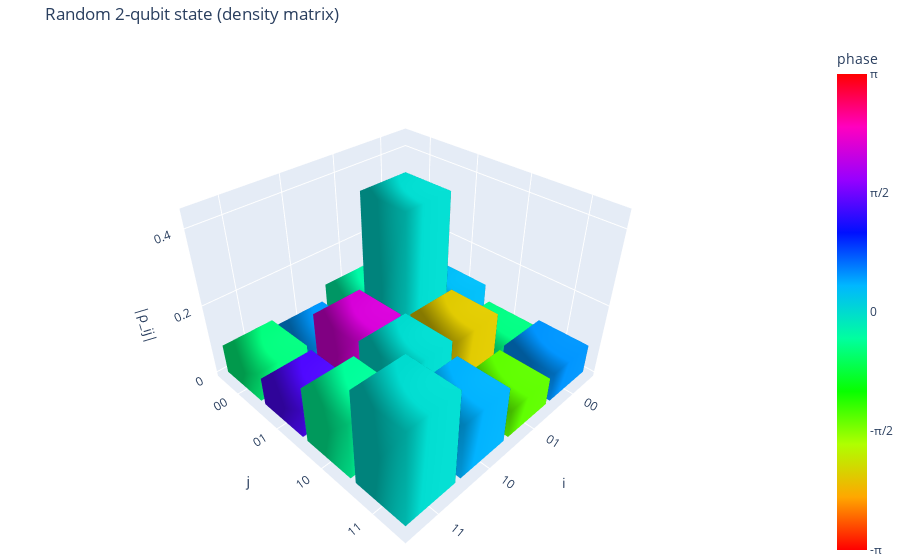

Notebook code cell kept with this figure:
### Code cell
# Demonstration: random 2-qubit density matrix
dim = 4
A = np.random.randn(dim, dim) + 1j * np.random.randn(dim, dim)
rho = A @ A.conj().T
rho = rho / np.trace(rho)  # normalize

labels = ["00", "01", "10", "11"]
plot_density_matrix_histogram(rho, basis_labels=labels, title="Random 2-qubit state (density matrix)")

### Figure 1 — Plotly figure (JSON) as saved in the notebook; plotly's stock layout.template omitted (floating-point values rounded to 4 significant figures)
{"data": [{"cmax": 3.142, "cmin": -3.142, "colorbar": {"ticktext": ["-π", "-π/2", "0", "π/2", "π"], "tickvals": [-3.142, -1.571, 0, 1.571, 3.142], "title": {"text": "phase "}}, "colorscale": [[0, "#ff0000"], [0.1111, "#ffa700"], [0.2222, "#afff00"], [0.3333, "#08ff00"], [0.4444, "#00ff9f"], [0.5556, "#00b7ff"], [0.6667, "#0010ff"], [0.7778, "#9700ff"], [0.8889, "#ff00bf"], [1, "#ff0000"]], "flatshading": false, "hovertemplate": "i=0, j=0<br>|ρ_ij|=0.122<br>arg(ρ_ij)=0<extra></extra>", "i": [0, 0, 4, 4, 0, 0, 1, 1, 2, 2, 3, 3], "intensity": [0, 0, 0, 0, 0, 0, 0, 0], "j": [1, 2, 5, 6, 1, 5, 2, 6, 3, 7, 0, 4], "k": [2, 3, 6, 7, 5, 4, 6, 5, 7, 6, 4, 7], "lighting": {"ambient": 0.6, "diffuse": 0.7}, "opacity": 1, "showscale": true, "type": "mesh3d", "x": [-0.45, 0.45, 0.45, -0.45, -0.45, 0.45, 0.45, -0.45], "y": [-0.45, -0.45, 0.45, 0.45, -0.45, -0.45, 0.45, 0.45], "z": [0, 0, 0, 0, 0.1217, 0.1217, 0.1217, 0.1217]}, {"cmax": 3.142, "cmin": -3.142, "colorscale": [[0, "#ff0000"], [0.1111, "#ffa700"], [0.2222, "#afff00"], [0.3333, "#08ff00"], [0.4444, "#00ff9f"], [0.5556, "#00b7ff"], [0.6667, "#0010ff"], [0.7778, "#9700ff"], [0.8889, "#ff00bf"], [1, "#ff0000"]], "flatshading": false, "hovertemplate": "i=0, j=1<br>|ρ_ij|=0.108<br>arg(ρ_ij)=1/11π<extra></extra>", "i": [0, 0, 4, 4, 0, 0, 1, 1, 2, 2, 3, 3], "intensity": [0.2972, 0.2972, 0.2972, 0.2972, 0.2972, 0.2972, 0.2972, 0.2972], "j": [1, 2, 5, 6, 1, 5, 2, 6, 3, 7, 0, 4], "k": [2, 3, 6, 7, 5, 4, 6, 5, 7, 6, 4, 7], "lighting": {"ambient": 0.6, "diffuse": 0.7}, "opacity": 1, "showscale": false, "type": "mesh3d", "x": [-0.45, 0.45, 0.45, -0.45, -0.45, 0.45, 0.45, -0.45], "y": [0.55, 0.55, 1.45, 1.45, 0.55, 0.55, 1.45, 1.45], "z": [0, 0, 0, 0, 0.1077, 0.1077, 0.1077, 0.1077]}, {"cmax": 3.142, "cmin": -3.142, "colorscale": [[0, "#ff0000"], [0.1111, "#ffa700"], [0.2222, "#afff00"], [0.3333, "#08ff00"], [0.4444, "#00ff9f"], [0.5556, "#00b7ff"], [0.6667, "#0010ff"], [0.7778, "#9700ff"], [0.8889, "#ff00bf"], [1, "#ff0000"]], "flatshading": false, "hovertemplate": "i=0, j=2<br>|ρ_ij|=0.061<br>arg(ρ_ij)=-2/13π<extra></extra>", "i": [0, 0, 4, 4, 0, 0, 1, 1, 2, 2, 3, 3], "intensity": [-0.4818, -0.4818, -0.4818, -0.4818, -0.4818, -0.4818, -0.4818, -0.4818], "j": [1, 2, 5, 6, 1, 5, 2, 6, 3, 7, 0, 4], "k": [2, 3, 6, 7, 5, 4, 6, 5, 7, 6, 4, 7], "lighting": {"ambient": 0.6, "diffuse": 0.7}, "opacity": 1, "showscale": false, "type": "mesh3d", "x": [-0.45, 0.45, 0.45, -0.45, -0.45, 0.45, 0.45, -0.45], "y": [1.55, 1.55, 2.45, 2.45, 1.55, 1.55, 2.45, 2.45], "z": [0, 0, 0, 0, 0.06098, 0.06098, 0.06098, 0.06098]}, {"cmax": 3.142, "cmin": -3.142, "colorscale": [[0, "#ff0000"], [0.1111, "#ffa700"], [0.2222, "#afff00"], [0.3333, "#08ff00"], [0.4444, "#00ff9f"], [0.5556, "#00b7ff"], [0.6667, "#0010ff"], [0.7778, "#9700ff"], [0.8889, "#ff00bf"], [1, "#ff0000"]], "flatshading": false, "hovertemplate": "i=0, j=3<br>|ρ_ij|=0.083<br>arg(ρ_ij)=2/13π<extra></extra>", "i": [0, 0, 4, 4, 0, 0, 1, 1, 2, 2, 3, 3], "intensity": [0.4982, 0.4982, 0.4982, 0.4982, 0.4982, 0.4982, 0.4982, 0.4982], "j": [1, 2, 5, 6, 1, 5, 2, 6, 3, 7, 0, 4], "k": [2, 3, 6, 7, 5, 4, 6, 5, 7, 6, 4, 7], "lighting": {"ambient": 0.6, "diffuse": 0.7}, "opacity": 1, "showscale": false, "type": "mesh3d", "x": [-0.45, 0.45, 0.45, -0.45, -0.45, 0.45, 0.45, -0.45], "y": [2.55, 2.55, 3.45, 3.45, 2.55, 2.55, 3.45, 3.45], "z": [0, 0, 0, 0, 0.08287, 0.08287, 0.08287, 0.08287]}, {"cmax": 3.142, "cmin": -3.142, "colorscale": [[0, "#ff0000"], [0.1111, "#ffa700"], [0.2222, "#afff00"], [0.3333, "#08ff00"], [0.4444, "#00ff9f"], [0.5556, "#00b7ff"], [0.6667, "#0010ff"], [0.7778, "#9700ff"], [0.8889, "#ff00bf"], [1, "#ff0000"]], "flatshading": false, "hovertemplate": "i=1, j=0<br>|ρ_ij|=0.108<br>arg(ρ_ij)=-1/11π<extra></extra>", "i": [0, 0, 4, 4, 0, 0, 1, 1, 2, 2, 3, 3], "intensity": [-0.2972, -0.2972, -0.2972, -0.2972, -0.2972, -0.2972, -0.2972, -0.2972], "j": [1, 2, 5, 6, 1, 5, 2, 6, 3, 7, 0, 4], "k": [2, 3, 6, 7, 5, 4, 6, 5, 7, 6, 4, 7], "lighting": {"ambient": 0.6, "diffuse": 0.7}, "opacity": 1, "showscale": false, "type": "mesh3d", "x": [0.55, 1.45, 1.45, 0.55, 0.55, 1.45, 1.45, 0.55], "y": [-0.45, -0.45, 0.45, 0.45, -0.45, -0.45, 0.45, 0.45], "z": [0, 0, 0, 0, 0.1077, 0.1077, 0.1077, 0.1077]}, {"cmax": 3.142, "cmin": -3.142, "colorscale": [[0, "#ff0000"], [0.1111, "#ffa700"], [0.2222, "#afff00"], [0.3333, "#08ff00"], [0.4444, "#00ff9f"], [0.5556, "#00b7ff"], [0.6667, "#0010ff"], [0.7778, "#9700ff"], [0.8889, "#ff00bf"], [1, "#ff0000"]], "flatshading": false, "hovertemplate": "i=1, j=1<br>|ρ_ij|=0.434<br>arg(ρ_ij)=0<extra></extra>", "i": [0, 0, 4, 4, 0, 0, 1, 1, 2, 2, 3, 3], "intensity": [0, 0, 0, 0, 0, 0, 0, 0], "j": [1, 2, 5, 6, 1, 5, 2, 6, 3, 7, 0, 4], "k": [2, 3, 6, 7, 5, 4, 6, 5, 7, 6, 4, 7], "lighting": {"ambient": 0.6, "diffuse": 0.7}, "opacity": 1, "showscale": false, "type": "mesh3d", "x": [0.55, 1.45, 1.45, 0.55, 0.55, 1.45, 1.45, 0.55], "y": [0.55, 0.55, 1.45, 1.45, 0.55, 0.55, 1.45, 1.45], "z": [0, 0, 0, 0, 0.4337, 0.4337, 0.4337, 0.4337]}, {"cmax": 3.142, "cmin": -3.142, "colorscale": [[0, "#ff0000"], [0.1111, "#ffa700"], [0.2222, "#afff00"], [0.3333, "#08ff00"], [0.4444, "#00ff9f"], [0.5556, "#00b7ff"], [0.6667, "#0010ff"], [0.7778, "#9700ff"], [0.8889, "#ff00bf"], [1, "#ff0000"]], "flatshading": false, "hovertemplate": "i=1, j=2<br>|ρ_ij|=0.176<br>arg(ρ_ij)=-11/16π<extra></extra>", "i": [0, 0, 4, 4, 0, 0, 1, 1, 2, 2, 3, 3], "intensity": [-2.161, -2.161, -2.161, -2.161, -2.161, -2.161, -2.161, -2.161], "j": [1, 2, 5, 6, 1, 5, 2, 6, 3, 7, 0, 4], "k": [2, 3, 6, 7, 5, 4, 6, 5, 7, 6, 4, 7], "lighting": {"ambient": 0.6, "diffuse": 0.7}, "opacity": 1, "showscale": false, "type": "mesh3d", "x": [0.55, 1.45, 1.45, 0.55, 0.55, 1.45, 1.45, 0.55], "y": [1.55, 1.55, 2.45, 2.45, 1.55, 1.55, 2.45, 2.45], "z": [0, 0, 0, 0, 0.1765, 0.1765, 0.1765, 0.1765]}, {"cmax": 3.142, "cmin": -3.142, "colorscale": [[0, "#ff0000"], [0.1111, "#ffa700"], [0.2222, "#afff00"], [0.3333, "#08ff00"], [0.4444, "#00ff9f"], [0.5556, "#00b7ff"], [0.6667, "#0010ff"], [0.7778, "#9700ff"], [0.8889, "#ff00bf"], [1, "#ff0000"]], "flatshading": false, "hovertemplate": "i=1, j=3<br>|ρ_ij|=0.079<br>arg(ρ_ij)=-4/9π<extra></extra>", "i": [0, 0, 4, 4, 0, 0, 1, 1, 2, 2, 3, 3], "intensity": [-1.4, -1.4, -1.4, -1.4, -1.4, -1.4, -1.4, -1.4], "j": [1, 2, 5, 6, 1, 5, 2, 6, 3, 7, 0, 4], "k": [2, 3, 6, 7, 5, 4, 6, 5, 7, 6, 4, 7], "lighting": {"ambient": 0.6, "diffuse": 0.7}, "opacity": 1, "showscale": false, "type": "mesh3d", "x": [0.55, 1.45, 1.45, 0.55, 0.55, 1.45, 1.45, 0.55], "y": [2.55, 2.55, 3.45, 3.45, 2.55, 2.55, 3.45, 3.45], "z": [0, 0, 0, 0, 0.07912, 0.07912, 0.07912, 0.07912]}, {"cmax": 3.142, "cmin": -3.142, "colorscale": [[0, "#ff0000"], [0.1111, "#ffa700"], [0.2222, "#afff00"], [0.3333, "#08ff00"], [0.4444, "#00ff9f"], [0.5556, "#00b7ff"], [0.6667, "#0010ff"], [0.7778, "#9700ff"], [0.8889, "#ff00bf"], [1, "#ff0000"]], "flatshading": false, "hovertemplate": "i=2, j=0<br>|ρ_ij|=0.061<br>arg(ρ_ij)=2/13π<extra></extra>", "i": [0, 0, 4, 4, 0, 0, 1, 1, 2, 2, 3, 3], "intensity": [0.4818, 0.4818, 0.4818, 0.4818, 0.4818, 0.4818, 0.4818, 0.4818], "j": [1, 2, 5, 6, 1, 5, 2, 6, 3, 7, 0, 4], "k": [2, 3, 6, 7, 5, 4, 6, 5, 7, 6, 4, 7], "lighting": {"ambient": 0.6, "diffuse": 0.7}, "opacity": 1, "showscale": false, "type": "mesh3d", "x": [1.55, 2.45, 2.45, 1.55, 1.55, 2.45, 2.45, 1.55], "y": [-0.45, -0.45, 0.45, 0.45, -0.45, -0.45, 0.45, 0.45], "z": [0, 0, 0, 0, 0.06098, 0.06098, 0.06098, 0.06098]}, {"cmax": 3.142, "cmin": -3.142, "colorscale": [[0, "#ff0000"], [0.1111, "#ffa700"], [0.2222, "#afff00"], [0.3333, "#08ff00"], [0.4444, "#00ff9f"], [0.5556, "#00b7ff"], [0.6667, "#0010ff"], [0.7778, "#9700ff"], [0.8889, "#ff00bf"], [1, "#ff0000"]], "flatshading": false, "hovertemplate": "i=2, j=1<br>|ρ_ij|=0.176<br>arg(ρ_ij)=11/16π<extra></extra>", "i": [0, 0, 4, 4, 0, 0, 1, 1, 2, 2, 3, 3], "intensity": [2.161, 2.161, 2.161, 2.161, 2.161, 2.161, 2.161, 2.161], "j": [1, 2, 5, 6, 1, 5, 2, 6, 3, 7, 0, 4], "k": [2, 3, 6, 7, 5, 4, 6, 5, 7, 6, 4, 7], "lighting": {"ambient": 0.6, "diffuse": 0.7}, "opacity": 1, "showscale": false, "type": "mesh3d", "x": [1.55, 2.45, 2.45, 1.55, 1.55, 2.45, 2.45, 1.55], "y": [0.55, 0.55, 1.45, 1.45, 0.55, 0.55, 1.45, 1.45], "z": [0, 0, 0, 0, 0.1765, 0.1765, 0.1765, 0.1765]}, {"cmax": 3.142, "cmin": -3.142, "colorscale": [[0, "#ff0000"], [0.1111, "#ffa700"], [0.2222, "#afff00"], [0.3333, "#08ff00"], [0.4444, "#00ff9f"], [0.5556, "#00b7ff"], [0.6667, "#0010ff"], [0.7778, "#9700ff"], [0.8889, "#ff00bf"], [1, "#ff0000"]], "flatshading": false, "hovertemplate": "i=2, j=2<br>|ρ_ij|=0.188<br>arg(ρ_ij)=0<extra></extra>", "i": [0, 0, 4, 4, 0, 0, 1, 1, 2, 2, 3, 3], "intensity": [0, 0, 0, 0, 0, 0, 0, 0], "j": [1, 2, 5, 6, 1, 5, 2, 6, 3, 7, 0, 4], "k": [2, 3, 6, 7, 5, 4, 6, 5, 7, 6, 4, 7], "lighting": {"ambient": 0.6, "diffuse": 0.7}, "opacity": 1, "showscale": false, "type": "mesh3d", "x": [1.55, 2.45, 2.45, 1.55, 1.55, 2.45, 2.45, 1.55], "y": [1.55, 1.55, 2.45, 2.45, 1.55, 1.55, 2.45, 2.45], "z": [0, 0, 0, 0, 0.1877, 0.1877, 0.1877, 0.1877]}, {"cmax": 3.142, "cmin": -3.142, "colorscale": [[0, "#ff0000"], [0.1111, "#ffa700"], [0.2222, "#afff00"], [0.3333, "#08ff00"], [0.4444, "#00ff9f"], [0.5556, "#00b7ff"], [0.6667, "#0010ff"], [0.7778, "#9700ff"], [0.8889, "#ff00bf"], [1, "#ff0000"]], "flatshading": false, "hovertemplate": "i=2, j=3<br>|ρ_ij|=0.156<br>arg(ρ_ij)=1/8π<extra></extra>", "i": [0, 0, 4, 4, 0, 0, 1, 1, 2, 2, 3, 3], "intensity": [0.3783, 0.3783, 0.3783, 0.3783, 0.3783, 0.3783, 0.3783, 0.3783], "j": [1, 2, 5, 6, 1, 5, 2, 6, 3, 7, 0, 4], "k": [2, 3, 6, 7, 5, 4, 6, 5, 7, 6, 4, 7], "lighting": {"ambient": 0.6, "diffuse": 0.7}, "opacity": 1, "showscale": false, "type": "mesh3d", "x": [1.55, 2.45, 2.45, 1.55, 1.55, 2.45, 2.45, 1.55], "y": [2.55, 2.55, 3.45, 3.45, 2.55, 2.55, 3.45, 3.45], "z": [0, 0, 0, 0, 0.1555, 0.1555, 0.1555, 0.1555]}, {"cmax": 3.142, "cmin": -3.142, "colorscale": [[0, "#ff0000"], [0.1111, "#ffa700"], [0.2222, "#afff00"], [0.3333, "#08ff00"], [0.4444, "#00ff9f"], [0.5556, "#00b7ff"], [0.6667, "#0010ff"], [0.7778, "#9700ff"], [0.8889, "#ff00bf"], [1, "#ff0000"]], "flatshading": false, "hovertemplate": "i=3, j=0<br>|ρ_ij|=0.083<br>arg(ρ_ij)=-2/13π<extra></extra>", "i": [0, 0, 4, 4, 0, 0, 1, 1, 2, 2, 3, 3], "intensity": [-0.4982, -0.4982, -0.4982, -0.4982, -0.4982, -0.4982, -0.4982, -0.4982], "j": [1, 2, 5, 6, 1, 5, 2, 6, 3, 7, 0, 4], "k": [2, 3, 6, 7, 5, 4, 6, 5, 7, 6, 4, 7], "lighting": {"ambient": 0.6, "diffuse": 0.7}, "opacity": 1, "showscale": false, "type": "mesh3d", "x": [2.55, 3.45, 3.45, 2.55, 2.55, 3.45, 3.45, 2.55], "y": [-0.45, -0.45, 0.45, 0.45, -0.45, -0.45, 0.45, 0.45], "z": [0, 0, 0, 0, 0.08287, 0.08287, 0.08287, 0.08287]}, {"cmax": 3.142, "cmin": -3.142, "colorscale": [[0, "#ff0000"], [0.1111, "#ffa700"], [0.2222, "#afff00"], [0.3333, "#08ff00"], [0.4444, "#00ff9f"], [0.5556, "#00b7ff"], [0.6667, "#0010ff"], [0.7778, "#9700ff"], [0.8889, "#ff00bf"], [1, "#ff0000"]], "flatshading": false, "hovertemplate": "i=3, j=1<br>|ρ_ij|=0.079<br>arg(ρ_ij)=4/9π<extra></extra>", "i": [0, 0, 4, 4, 0, 0, 1, 1, 2, 2, 3, 3], "intensity": [1.4, 1.4, 1.4, 1.4, 1.4, 1.4, 1.4, 1.4], "j": [1, 2, 5, 6, 1, 5, 2, 6, 3, 7, 0, 4], "k": [2, 3, 6, 7, 5, 4, 6, 5, 7, 6, 4, 7], "lighting": {"ambient": 0.6, "diffuse": 0.7}, "opacity": 1, "showscale": false, "type": "mesh3d", "x": [2.55, 3.45, 3.45, 2.55, 2.55, 3.45, 3.45, 2.55], "y": [0.55, 0.55, 1.45, 1.45, 0.55, 0.55, 1.45, 1.45], "z": [0, 0, 0, 0, 0.07912, 0.07912, 0.07912, 0.07912]}, {"cmax": 3.142, "cmin": -3.142, "colorscale": [[0, "#ff0000"], [0.1111, "#ffa700"], [0.2222, "#afff00"], [0.3333, "#08ff00"], [0.4444, "#00ff9f"], [0.5556, "#00b7ff"], [0.6667, "#0010ff"], [0.7778, "#9700ff"], [0.8889, "#ff00bf"], [1, "#ff0000"]], "flatshading": false, "hovertemplate": "i=3, j=2<br>|ρ_ij|=0.156<br>arg(ρ_ij)=-1/8π<extra></extra>", "i": [0, 0, 4, 4, 0, 0, 1, 1, 2, 2, 3, 3], "intensity": [-0.3783, -0.3783, -0.3783, -0.3783, -0.3783, -0.3783, -0.3783, -0.3783], "j": [1, 2, 5, 6, 1, 5, 2, 6, 3, 7, 0, 4], "k": [2, 3, 6, 7, 5, 4, 6, 5, 7, 6, 4, 7], "lighting": {"ambient": 0.6, "diffuse": 0.7}, "opacity": 1, "showscale": false, "type": "mesh3d", "x": [2.55, 3.45, 3.45, 2.55, 2.55, 3.45, 3.45, 2.55], "y": [1.55, 1.55, 2.45, 2.45, 1.55, 1.55, 2.45, 2.45], "z": [0, 0, 0, 0, 0.1555, 0.1555, 0.1555, 0.1555]}, {"cmax": 3.142, "cmin": -3.142, "colorscale": [[0, "#ff0000"], [0.1111, "#ffa700"], [0.2222, "#afff00"], [0.3333, "#08ff00"], [0.4444, "#00ff9f"], [0.5556, "#00b7ff"], [0.6667, "#0010ff"], [0.7778, "#9700ff"], [0.8889, "#ff00bf"], [1, "#ff0000"]], "flatshading": false, "hovertemplate": "i=3, j=3<br>|ρ_ij|=0.257<br>arg(ρ_ij)=0<extra></extra>", "i": [0, 0, 4, 4, 0, 0, 1, 1, 2, 2, 3, 3], "intensity": [0, 0, 0, 0, 0, 0, 0, 0], "j": [1, 2, 5, 6, 1, 5, 2, 6, 3, 7, 0, 4], "k": [2, 3, 6, 7, 5, 4, 6, 5, 7, 6, 4, 7], "lighting": {"ambient": 0.6, "diffuse": 0.7}, "opacity": 1, "showscale": false, "type": "mesh3d", "x": [2.55, 3.45, 3.45, 2.55, 2.55, 3.45, 3.45, 2.55], "y": [2.55, 2.55, 3.45, 3.45, 2.55, 2.55, 3.45, 3.45], "z": [0, 0, 0, 0, 0.2569, 0.2569, 0.2569, 0.2569]}], "layout": {"margin": {"b": 0, "l": 0, "r": 0, "t": 40}, "scene": {"aspectratio": {"x": 1, "y": 1, "z": 0.7}, "xaxis": {"tickmode": "array", "ticktext": ["00", "01", "10", "11"], "tickvals": [0, 1, 2, 3], "title": {"text": "i"}}, "yaxis": {"tickmode": "array", "ticktext": ["00", "01", "10", "11"], "tickvals": [0, 1, 2, 3], "title": {"text": "j"}}, "zaxis": {"title": {"text": "|ρ_ij|"}}}, "title": {"text": "Random 2-qubit state (density matrix)"}}}
